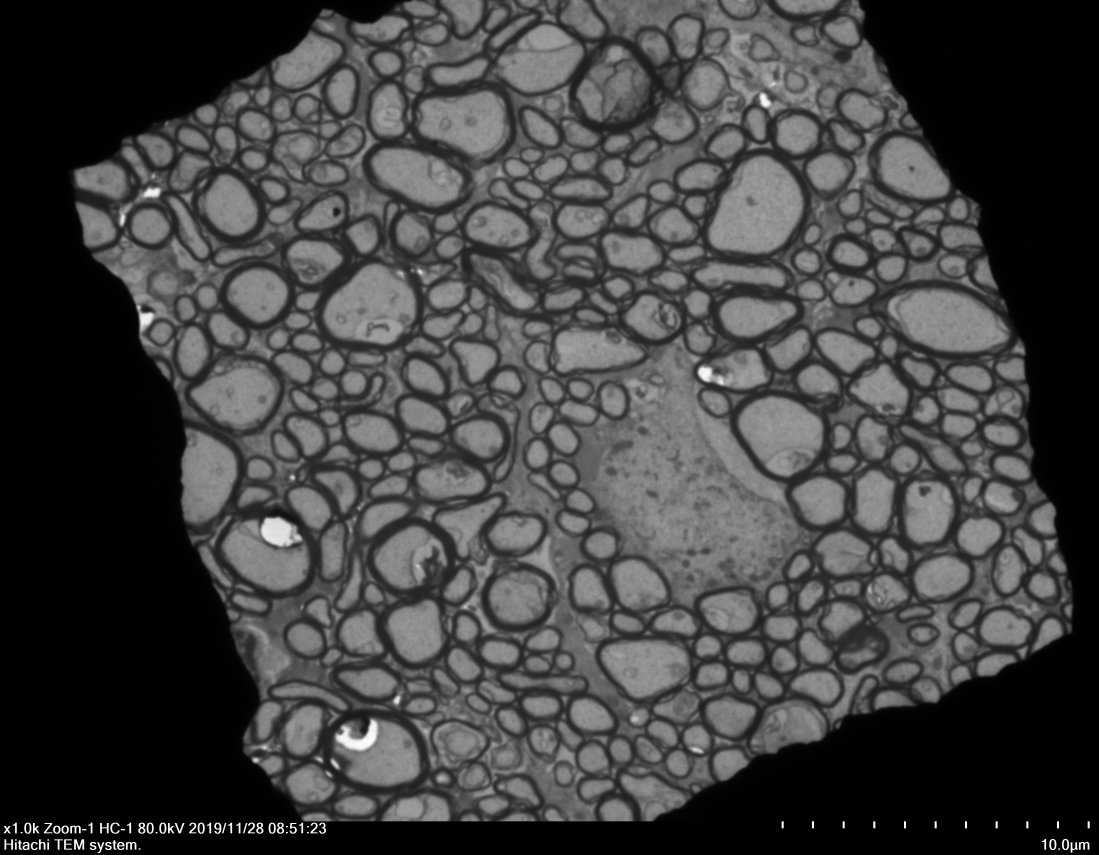
//> input picture 区域分割/测试/6.jpg, 3296 x 2563 px (shown at 1/3 size)
$ ./main   (built with g++ and OpenCV 4)
//> lines starting //> are read from the running program, lines starting //| are printed output that depends on the picture
#include "opencv2/opencv.hpp"
#include <iostream>
#include <string>
#include <vector>
#include <numeric>
#include <iterator>
#include <algorithm>
using namespace std;
using namespace cv;

int main(int argc, char* argv[])
{
	Mat srcImg = imread("6.jpg");
//> srcImg is the input picture: 2563 rows x 3296 cols, CV_8UC3; min 0, max 255, mean 65.2
	if (!srcImg.data)
	{
		cout << "图片未找到" << endl;
		return -1;
	}
	/*去除下面字体*/
	Mat dstImg;
	dstImg = srcImg.clone();
	for (int row = srcImg.rows - 100; row < srcImg.rows; row++)
	{
		for (int col = 0; col < srcImg.cols; col++)
		{
			dstImg.at<Vec3b>(row, col)[0] = 0;
			dstImg.at<Vec3b>(row, col)[1] = 0;
			dstImg.at<Vec3b>(row, col)[2] = 0;
		}
	}
	Rect m_select;
	m_select = Rect(0, 0, 2000, 2000);
	dstImg = dstImg(m_select);     //截取部分图像
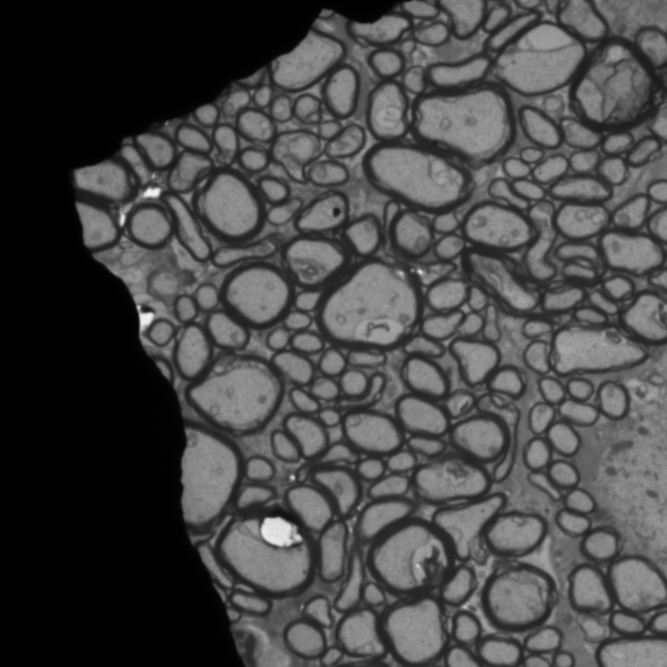
//> dstImg: 2000 rows x 2000 cols, CV_8UC3 (shown at 1/3 size); min 0, max 255, mean 70.3
	Mat src_gray;
	cvtColor(dstImg, src_gray, CV_RGB2GRAY);//灰度转换
	Mat HistImg;
	equalizeHist(src_gray, HistImg);
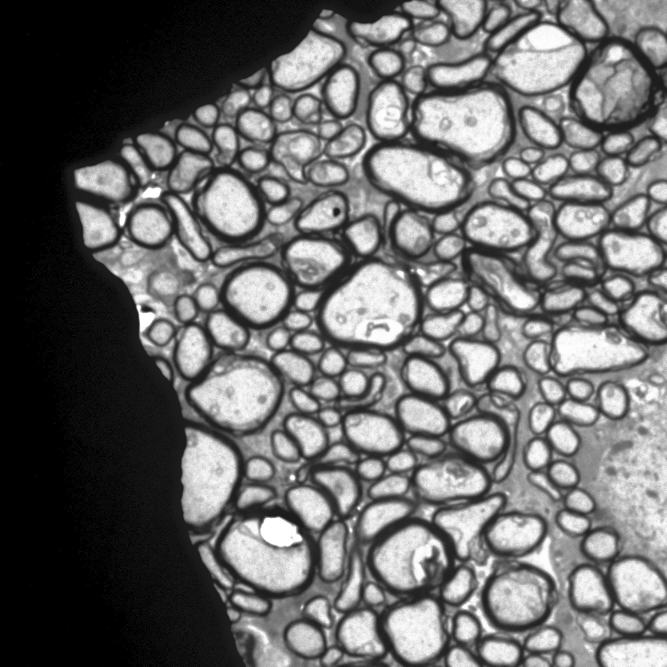
//> HistImg: 2000 rows x 2000 cols, CV_8UC1 (shown at 1/3 size); min 0, max 255, mean 106.3
	Mat element = getStructuringElement(MORPH_RECT, Size(5, 5));
	//dilate(srcImg, dstImg, element, Point(-1, -1), 3);
	//erode(srcImg, dstImg, element, Point(-1, -1), 5);
	Mat GaussianImg;
	GaussianBlur(HistImg, GaussianImg, Size(5, 5), 1);   //高斯滤波
	imshow("GaussianImg", GaussianImg);
	imwrite("GaussianImg.jpg", GaussianImg);
	//robert算子
	int rows = GaussianImg.rows;
//> rows = 2000
	int cols = GaussianImg.cols;
//> cols = 2000
	Mat newImg = GaussianImg.clone();
	for (int i = 0; i < rows - 1; i++)
	{
		for (int j = 0; j < cols - 1; j++)
		{
			newImg.at<uchar>(i, j) = abs(GaussianImg.at<uchar>(i + 1, j + 1) - GaussianImg.at<uchar>(i, j)) + abs(GaussianImg.at<uchar>(i + 1, j) - GaussianImg.at<uchar>(i, j + 1));
		}
	}
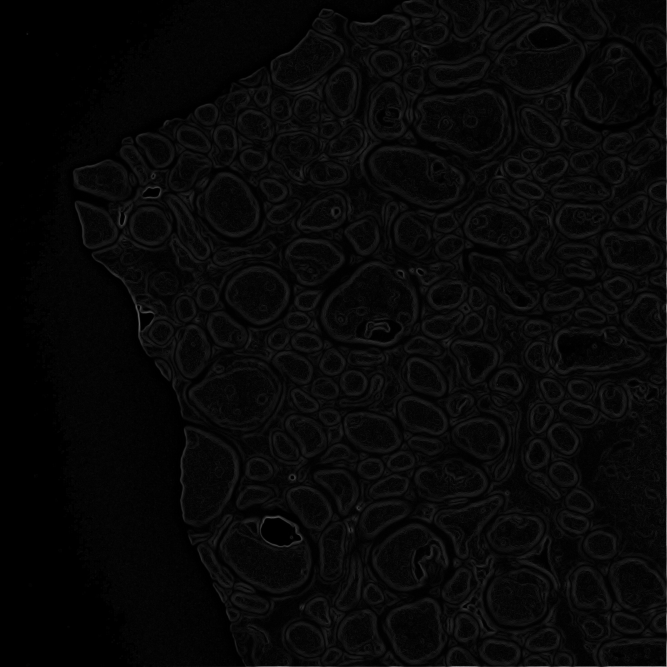
//> newImg: 2000 rows x 2000 cols, CV_8UC1 (shown at 1/3 size); min 0, max 251, mean 7.9
	namedWindow("原图", WINDOW_NORMAL);
	cvResizeWindow("原图", 700, 700); //创建一个500*500大小的窗口
	imshow("原图", dstImg);
	imwrite("img.jpg", dstImg);
	namedWindow("robert", WINDOW_NORMAL);
	cvResizeWindow("robert", 700, 700); //创建一个500*500大小的窗口
	imshow("robert", newImg);
	imwrite("robert.jpg", newImg);

//prewitt
	Mat src, gray, Kernelx, Kernely;
	Kernelx = (Mat_<double>(3, 3) << 1, 1, 1, 0, 0, 0, -1, -1, -1);
	Kernely = (Mat_<double>(3, 3) << -1, 0, 1, -1, 0, 1, -1, 0, 1);
	Mat grad_x, grad_y;
	Mat abs_grad_x, abs_grad_y, grad;
	filter2D(GaussianImg, grad_x, CV_16S, Kernelx, Point(-1, -1));
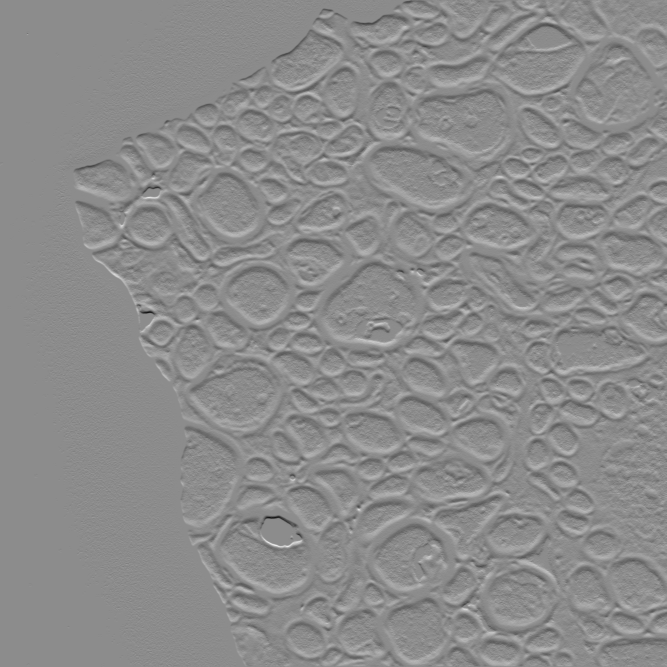
//> grad_x: 2000 rows x 2000 cols, CV_16SC1 (shown at 1/3 size); min -266, max 218, mean -0.1; drawn with min black and max white
	filter2D(GaussianImg, grad_y, CV_16S, Kernely, Point(-1, -1));
	convertScaleAbs(grad_x, abs_grad_x);
	convertScaleAbs(grad_y, abs_grad_y);

	addWeighted(abs_grad_x, 0.5, abs_grad_y, 0.5, 0, grad);
	namedWindow("prewitt", WINDOW_NORMAL);
	cvResizeWindow("prewitt", 700, 700); //创建一个500*500大小的窗口
	imshow("prewitt",grad);
	imwrite("prewitt.jpg", grad);
//Canny算子
	Mat CannyImg;
	Canny(GaussianImg, CannyImg, 30, 150, 3);
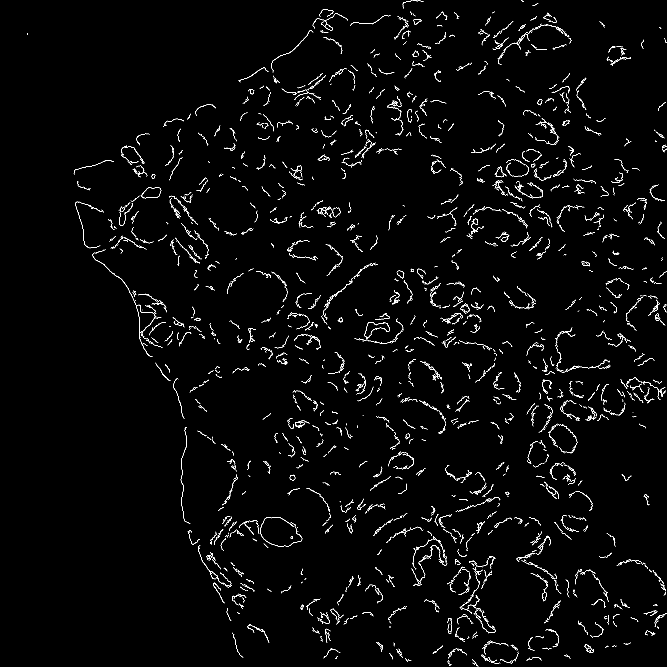
//> CannyImg: 2000 rows x 2000 cols, CV_8UC1 (shown at 1/3 size); 1.5% white in thin lines or dots
	namedWindow("Canny", WINDOW_NORMAL);
	cvResizeWindow("Canny", 700, 700); //创建一个500*500大小的窗口
	imshow("Canny", CannyImg);
	imwrite("Canny.jpg", CannyImg);
//Sobel算子
	Mat SobelImg;
	//Mat grad_x, grad_y;
	//Mat abs_grad_x, abs_grad_y;
	Sobel(GaussianImg, grad_x, CV_16S, 1, 0, 3, 1, 1, BORDER_DEFAULT);
	convertScaleAbs(grad_x, abs_grad_x);
	Sobel(GaussianImg, grad_y, CV_16S, 0, 1, 3, 1, 1, BORDER_DEFAULT);
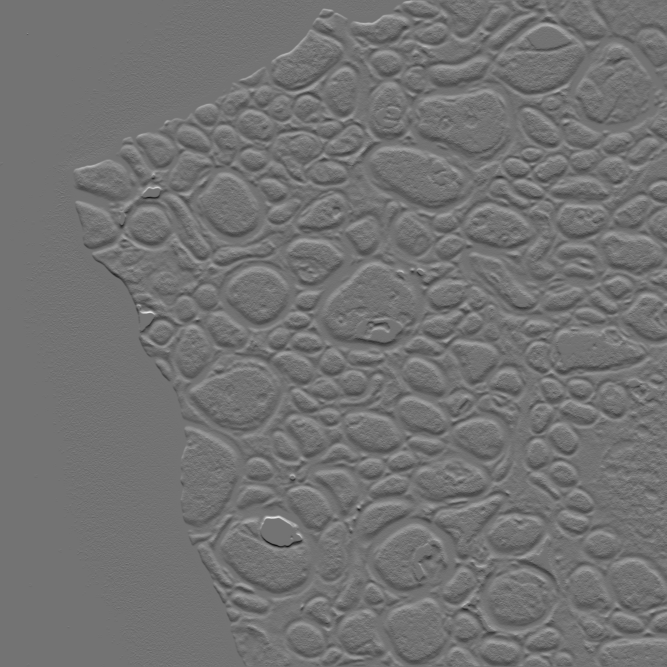
//> grad_y: 2000 rows x 2000 cols, CV_16SC1 (shown at 1/3 size); min -291, max 356, mean 1.1; drawn with min black and max white
	convertScaleAbs(grad_y, abs_grad_y);
	addWeighted(abs_grad_x, 0.5, abs_grad_y, 0.5, 0, SobelImg);
	namedWindow("Sobel", WINDOW_NORMAL);
	cvResizeWindow("Sobel", 700, 700); //创建一个500*500大小的窗口
	imshow("Sobel", SobelImg);
	imwrite("Sobel.jpg", SobelImg);

//LoG算子
	int kernel_size = 3;
	Mat LoGImg, abs_dst;
	Laplacian(GaussianImg, LoGImg, CV_16S, kernel_size);	//通过拉普拉斯算子做边缘检测
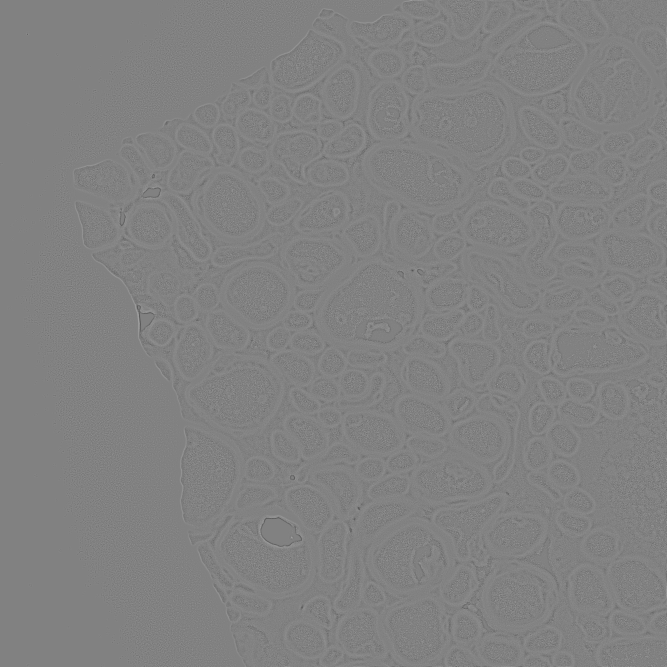
//> LoGImg: 2000 rows x 2000 cols, CV_16SC1 (shown at 1/3 size); min -214, max 206, mean 0; drawn with min black and max white
	convertScaleAbs(LoGImg, abs_dst);
	namedWindow("LoG", WINDOW_NORMAL);
	cvResizeWindow("LoG", 700, 700); //创建一个500*500大小的窗口
	imshow("LoG", abs_dst);
	imwrite("LoG.jpg", abs_dst);
	waitKey(0);
	return 0;
}

$ run again, with 区域分割/测试/11.jpg copied over 区域分割/测试/6.jpg
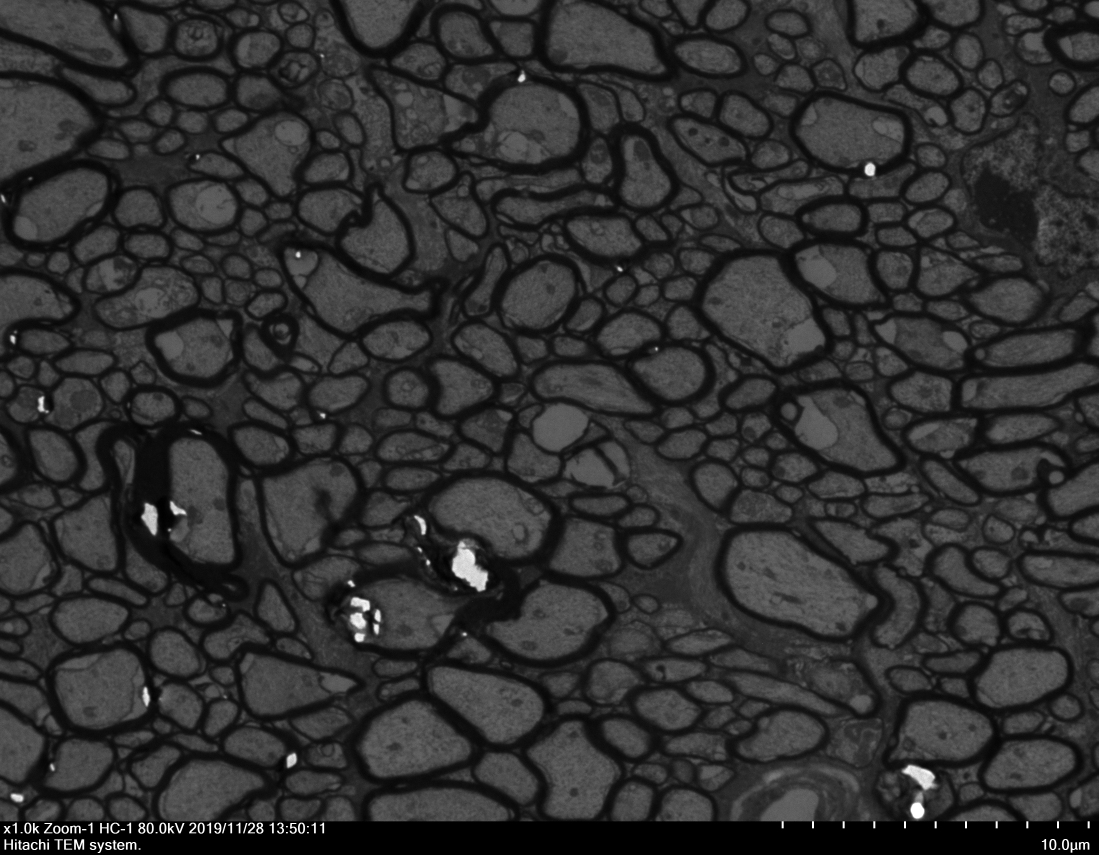
//> input picture 区域分割/测试/11.jpg, 3296 x 2563 px (shown at 1/3 size)
//> srcImg is the input picture: 2563 rows x 3296 cols, CV_8UC3; min 0, max 255, mean 48.4
//> `Canny(GaussianImg, CannyImg, 30, 150, 3);`:
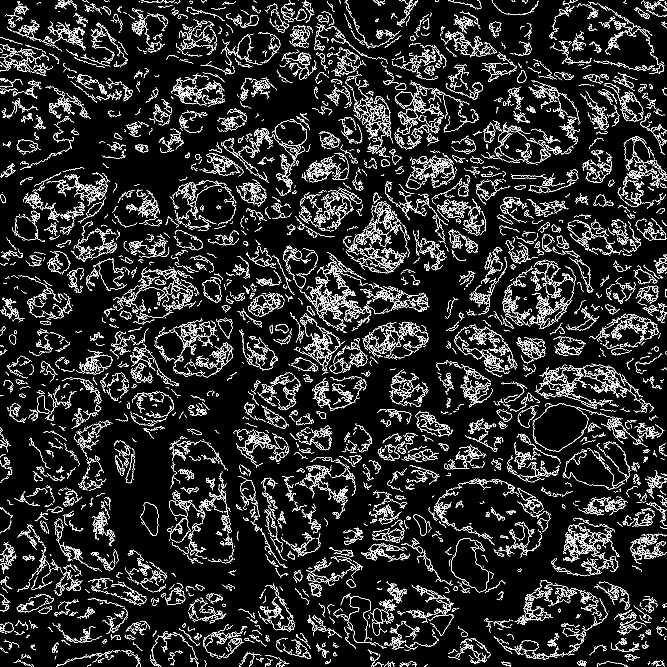
//> CannyImg: 2000 rows x 2000 cols, CV_8UC1 (shown at 1/3 size); 7.2% white in thin lines or dots
//> `Laplacian(GaussianImg, LoGImg, CV_16S, kernel_size);`:
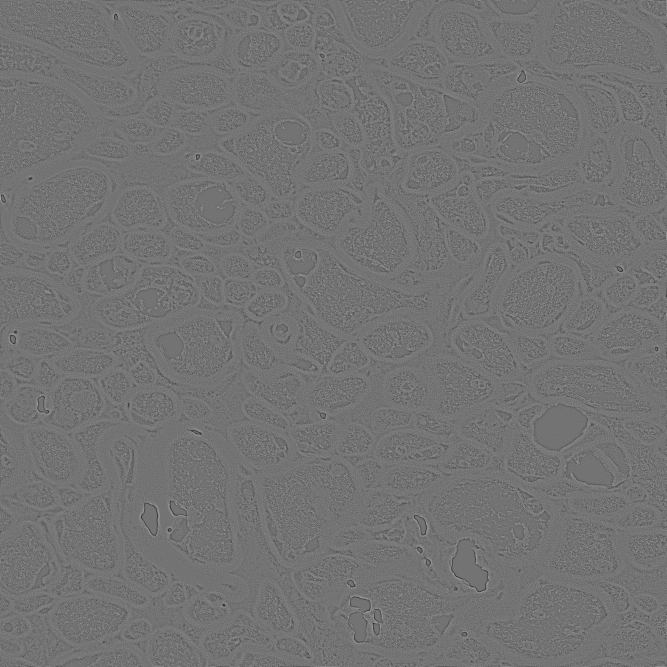
//> LoGImg: 2000 rows x 2000 cols, CV_16SC1 (shown at 1/3 size); min -166, max 200, mean 0; drawn with min black and max white
